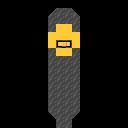

Below is a game level as drawn by its tile map, then a one-line description and the .tmx that defines it (tile-layer data replaced by summaries):
An orthogonal 16x16 tile map with 8x8 px tiles, 3 tile layers (Base, Floor, Walls), 2 hidden layers not drawn, 2 tilesets and 13 objects (mainPlayer, stopEntity, vampireEntity).

<map version="1.2" tiledversion="1.2.1" orientation="orthogonal" renderorder="right-down" width="16" height="16" tilewidth="8" tileheight="8" infinite="0" nextlayerid="11" nextobjectid="28">
 <tileset firstgid="1" source="cave.tsx" />
 <tileset firstgid="257" source="tobecontinuedimg.tsx" />
 <layer id="1" name="Base" width="16" height="16">
  <data>[256 cells, 256 non-empty, 1 distinct tile ids]</data>
 </layer>
 <layer id="2" name="Floor" width="16" height="16">
  <data>[256 cells, 212 non-empty, 6 distinct tile ids]</data>
 </layer>
 <layer id="5" name="Walls" width="16" height="16">
  <data>[256 cells, 32 non-empty, 5 distinct tile ids]</data>
 </layer>
 <objectgroup id="3" name="collision">
  <object id="14" x="72" y="120" width="8" height="8" />
  <object id="15" x="80" y="16" width="8" height="104" />
  <object id="16" x="56" y="0" width="16" height="8" />
  <object id="17" x="40" y="16" width="8" height="96" />
  <object id="18" x="48" y="120" width="8" height="8" />
  <object id="19" x="48" y="120">
   <polygon points="0,0 0,-8 8,0" />
  </object>
  <object id="20" x="72" y="120">
   <polygon points="0,0 8,0 8,-8" />
  </object>
  <object id="21" x="48" y="16">
   <polygon points="0,0 0,-8 8,-8" />
  </object>
  <object id="22" x="80" y="16">
   <polygon points="0,0 -8,-8 0,-8" />
  </object>
  <object id="23" x="56" y="128" width="16" height="8" />
 </objectgroup>
 <objectgroup id="4" name="Entities">
  <object id="10" name="mainPlayer" x="60" y="120" width="8" height="8">
   <properties>
    <property name="framewidth" type="int" value="8" />
    <property name="image" value="player" />
   </properties>
  </object>
  <object id="25" name="stopEntity" x="60" y="72" width="8" height="8" />
  <object id="27" name="vampireEntity" x="60" y="56" width="8" height="8" />
 </objectgroup>
 <layer id="7" name="Shadow" width="16" height="16" visible="0">
  <data>[256 cells, 256 non-empty, 1 distinct tile ids]</data>
 </layer>
 <imagelayer id="10" name="tobecontinued" visible="0">
  <image source="../img/map/tobecontinuedimg.png" width="120" height="96" />
 </imagelayer>
</map>
